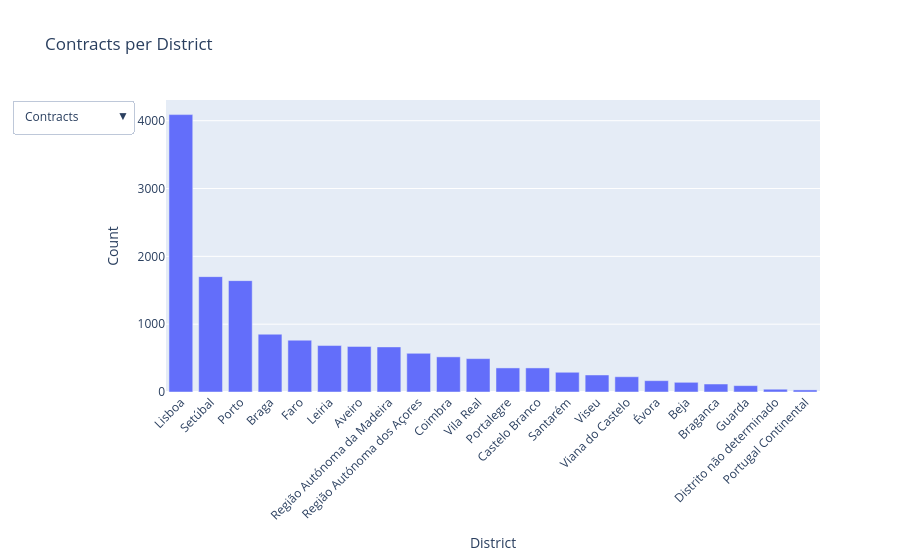

Write notebook code for a chart like this one.
### Code cell
fig = go.Figure()

# --- traces ---
part01 = subset_plot.sort_values("n_contracts", ascending=False)
fig.add_trace(go.Bar(
    x=part01["district"],
    y=part01["n_contracts"],
    name="Contracts",
    visible=True  # default visible
))

part02 = subset_plot.sort_values("n_adjudicantes", ascending=False)
fig.add_trace(go.Bar(
    x=part02["district"],
    y=part02["n_adjudicantes"],
    name="Adjudicantes",
    visible=False
))

part03 = subset_plot.sort_values("n_adjudicatarios", ascending=False)
fig.add_trace(go.Bar(
    x=part03["district"],
    y=part03["n_adjudicatarios"],
    name="Adjudicatarios",
    visible=False
))

# --- dropdown ---
fig.update_layout(
    updatemenus=[
        dict(
            buttons=[
                dict(
                    label="Contracts",
                    method="update",
                    args=[{"visible": [True, False, False]},
                          {"title": "Number of Contracts"}]
                ),
                dict(
                    label="Adjudicantes",
                    method="update",
                    args=[{"visible": [False, True, False]},
                          {"title": "Number of Adjudicantes"}]
                ),
                dict(
                    label="Adjudicatarios",
                    method="update",
                    args=[{"visible": [False, False, True]},
                          {"title": "Number of Adjudicatarios"}]
                ),
            ],
            direction="down",
            showactive=True
        )
    ]
)

fig.update_layout(
    title="Contracts per District",
    xaxis_title="District",
    yaxis_title="Count",
    xaxis_tickangle=-45
)

fig.show()

### Figure 1 — Plotly figure (JSON) as saved in the notebook; plotly's stock layout.template omitted (floating-point values rounded to 4 significant figures)
{"data": [{"name": "Contracts", "type": "bar", "visible": true, "x": ["Lisboa", "Setúbal", "Porto", "Braga", "Faro", "Leiria", "Aveiro", "Região Autónoma da Madeira", "Região Autónoma dos Açores", "Coimbra", "Vila Real", "Portalegre", "Castelo Branco", "Santarém", "Viseu", "Viana do Castelo", "Évora", "Beja", "Braganca", "Guarda", "Distrito não determinado", "Portugal Continental"], "y": [4090, 1701, 1642, 852, 764, 685, 672, 665, 570, 518, 492, 355, 355, 291, 251, 225, 167, 143, 118, 94, 41, 31]}, {"name": "Adjudicantes", "type": "bar", "visible": false, "x": ["Lisboa", "Porto", "Setúbal", "Região Autónoma dos Açores", "Aveiro", "Faro", "Braga", "Coimbra", "Santarém", "Região Autónoma da Madeira", "Leiria", "Viseu", "Castelo Branco", "Évora", "Vila Real", "Beja", "Portalegre", "Guarda", "Viana do Castelo", "Braganca", "Portugal Continental", "Distrito não determinado"], "y": [351, 157, 87, 83, 83, 70, 67, 61, 60, 58, 57, 45, 42, 41, 35, 30, 26, 25, 24, 23, 21, 14]}, {"name": "Adjudicatarios", "type": "bar", "visible": false, "x": ["Lisboa", "Porto", "Setúbal", "Faro", "Braga", "Leiria", "Aveiro", "Coimbra", "Região Autónoma da Madeira", "Região Autónoma dos Açores", "Castelo Branco", "Vila Real", "Portalegre", "Santarém", "Viseu", "Viana do Castelo", "Évora", "Beja", "Braganca", "Guarda", "Distrito não determinado", "Portugal Continental"], "y": [2136, 1134, 1077, 540, 507, 507, 496, 403, 397, 325, 285, 271, 253, 244, 198, 167, 128, 128, 98, 80, 31, 30]}], "layout": {"title": {"text": "Contracts per District"}, "updatemenus": [{"buttons": [{"args": [{"visible": [true, false, false]}, {"title": "Number of Contracts"}], "label": "Contracts", "method": "update"}, {"args": [{"visible": [false, true, false]}, {"title": "Number of Adjudicantes"}], "label": "Adjudicantes", "method": "update"}, {"args": [{"visible": [false, false, true]}, {"title": "Number of Adjudicatarios"}], "label": "Adjudicatarios", "method": "update"}], "direction": "down", "showactive": true}], "xaxis": {"tickangle": -45, "title": {"text": "District"}}, "yaxis": {"title": {"text": "Count"}}}}
